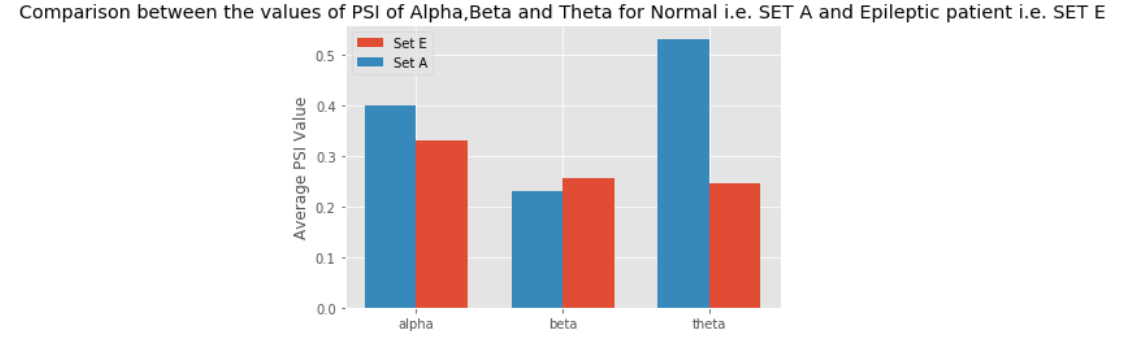

Write Python code to recreate this figure.
import pyeeg
import os
import statistics
import pandas as pd
import numpy as np
import matplotlib.pyplot as plt

psi_set_A = {'alpha':[],'beta':[],'theta':[]}
psi_set_E = {'alpha':[],'beta':[],'theta':[]}
vector_band = [0.5,4,7,12,30,100]
fs = 50

for file in os.listdir('./Datasets/Z'):
    temp = open('./Datasets/Z/'+file,'r').readlines()
    data = [float(k) for k in temp]
    PSI = pyeeg.bin_power(data,vector_band,fs)
    psi_set_A['alpha'].append(PSI[0][2])
    psi_set_A['beta'].append(PSI[0][3])
    psi_set_A['theta'].append(PSI[0][1])
    
for k,v in psi_set_A.items():psi_set_A[k] = [float(i)/max(v) for i in v]

alpha_set_A = statistics.mean(psi_set_A['alpha'])
beta_set_A = statistics.mean(psi_set_A['beta'])
theta_set_A = statistics.mean(psi_set_A['theta'])

for file in os.listdir('./Datasets/S'):
    temp = open('./Datasets/S/'+file,'r').readlines()
    data = [float(k) for k in temp]
    PSI = pyeeg.bin_power(data,vector_band,fs)
    psi_set_E['alpha'].append(PSI[0][2])
    psi_set_E['beta'].append(PSI[0][3])
    psi_set_E['theta'].append(PSI[0][1])
    
for k,v in psi_set_E.items():psi_set_E[k] = [float(i)/max(v) for i in v]

alpha_set_E = statistics.mean(psi_set_E['alpha'])
beta_set_E = statistics.mean(psi_set_E['beta'])
theta_set_E = statistics.mean(psi_set_E['theta'])

N = 3
set_A = (alpha_set_A, beta_set_A, theta_set_A)
set_E = (alpha_set_E, beta_set_E, theta_set_E)
ind = np.arange(N) 
width = 0.35
plt.style.use('ggplot')
plt.bar(ind + width, set_E, width,label='Set E')
plt.bar(ind, set_A, width, label='Set A')
plt.ylabel('Average PSI Value')
plt.title('Comparison between the values of PSI of Alpha,Beta and Theta for Normal i.e. SET A and Epileptic patient i.e. SET E')
plt.xticks(ind + width / 2, ('alpha', 'beta', 'theta'))
plt.legend(loc='best')
plt.savefig('psi.png')
plt.show()
